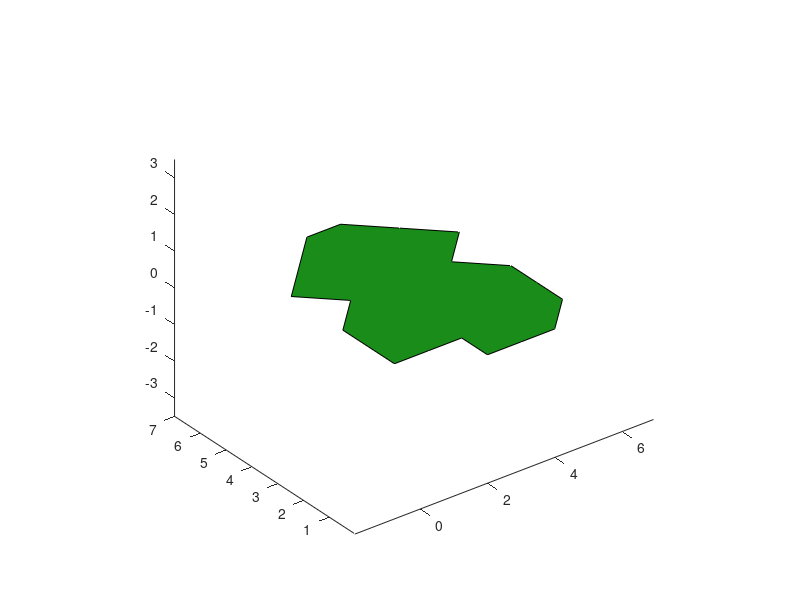

The MATLAB source for this figure: (Note: this script raises an error after producing the figure.)
% Clear the workspace
clear;      % Clear the workspace
clc;        % Clear the command window
close all;  % Close all the figure
axis equal; % Set the axis equal, to show the entity in the same size
axis vis3d;

pts = [0, 0, 0, 1, 0, 1, 2, 3, 4, 5, 4, 5, 5, 5, 4, 3, 2, 2, 1;
       1, 2, 3, 4, 5, 6, 7, 7, 6, 5, 4, 3, 2, 1, 0, 0, 0, 1, 1;
       0, 0, 0, 0, 0, 0, 0, 0, 0, 0, 0, 0, 0, 0, 0, 0, 0, 0, 0];

X = pts(1, :);
Y = pts(2, :);
Z = pts(3, :);

% disp(X)
% disp(Y)
% disp(Z)



hold on;

% plot3(X, Y, Z, 'o');
fill3(X, Y, Z, [0 0.5 0], 'FaceAlpha', 0.9);


%% Earcut
tris = [];
n = size(pts, 2);
disp(['Total vertex: ', num2str(n)]);
if n > 3

end

disp(polyDirection3D(pts))

disp(polyDirection3D(pts(:,end:-1:1)))

tris = triangulate(pts(:,end:-1:1));
disp(tris)

function tris = triangulate(poly3D)
    % poly3D: 3×N Polygon points (clockwise order and no self-intersection)
    % tris:   3×3×T Triangle mesh in world coordinates
    
    [poly2D, frame] = toLocal2D(poly3D);
    
    % Earcut
    tris2D = earClip2D(poly2D);
    
    % Project to 3D
    tris = toWorld3D(tris2D, frame);
end

function tris = toWorld3D(tris2D, frame)
    T = size(tris2D, 3);
    tris = zeros(3, 3, T);
    
    for i = 1:T
        for j = 1:3
            p2 = tris2D(:, j, i);      % 2×1 [x; y]
            x = p2(1);
            y = p2(2);
            
            p3 = frame.origin + x * frame.u_axis + y * frame.v_axis;
            tris(:, j, i) = p3;
        end
    end
end

function [poly2D, frame] = toLocal2D(poly3D)
    n = size(poly3D, 2);
    origin = poly3D(:, 1);
    
    % Calculate normal vector
    normal = [0; 0; 0];
    for i = 1:n
        v1 = poly3D(:, i);
        v2 = poly3D(:, mod(i, n) + 1);
        v3 = poly3D(:, mod(i+1, n) + 1);
        e1 = v2 - v1;
        e2 = v3 - v2;
        normal = normal + cross(e1, e2);
    end
    normal = normal / norm(normal);
    
    % Calculate u_axis (longest edge direction)
    max_len = 0;
    u_axis = [1; 0; 0];
    for i = 1:n
        j = mod(i, n) + 1;
        edge = poly3D(:, j) - poly3D(:, i);
        len = norm(edge);
        if len > max_len
            max_len = len;
            u_axis = edge / len;
        end
    end
    
    % Calculate v_axis (orthogonal direction)
    v_axis = cross(normal, u_axis);
    v_axis = v_axis / norm(v_axis);
    u_axis = cross(v_axis, normal);
    u_axis = u_axis / norm(u_axis);
    
    % Project to 2D
    poly2D = zeros(2, n);
    for i = 1:n
        diff = poly3D(:, i) - origin;
        poly2D(1, i) = dot(diff, u_axis);
        poly2D(2, i) = dot(diff, v_axis);
    end
    
    % Pack the frame
    frame.u_axis = u_axis;
    frame.v_axis = v_axis;
    frame.normal = normal;
    frame.origin = origin;
end

function tris2D = earClip2D(poly2D)
    % poly2D: 2×N local 2D vertices (assumed counter-clockwise, no-intersecting)
    % tris2D: 2×3×T output triangles (2D vertices)
    
    n = size(poly2D, 2);
    
    if n == 3
        tris2D = reshape(poly2D, 2, 3, 1);
        return;
    end
    
    % Active vertex list (circular linked list)
    vertices = 1:n;
    numV = n;
    
    % Preallocate triangle storage
    tris_list = cell(n - 2, 1);
    triCount = 0;
    
    V = poly2D;  % Local reference, to avoid repeated indexing
    
    while numV > 3
        earFound = false;
        
        % Traverse all active vertices
        for i = 1:numV
            % Circular neighbor indices
            prev_idx = mod(i - 2 + numV, numV) + 1;
            next_idx = mod(i, numV) + 1;
            
            v_prev = vertices(prev_idx);
            v_curr = vertices(i);
            v_next = vertices(next_idx);
            
            % Check if the triangle is an ear triangle
            if isEar2D(V, v_prev, v_curr, v_next, vertices(1:numV))
                % Store triangle coordinates
                triCount = triCount + 1;
                tris_list{triCount} = [V(:, v_prev), V(:, v_curr), V(:, v_next)];
                
                % Remove ear vertex
                vertices(i) = [];
                numV = numV - 1;
                earFound = true;
                break;  % Restart search
            end
        end
        
        if ~earFound
            error('Earcut failed: No ear triangle found, polygon may be self-intersecting or not simple');
        end
    end
    
    % Last triangle formed by the remaining 3 vertices
    triCount = triCount + 1;
    tris_list{triCount} = [V(:, vertices(1)), V(:, vertices(2)), V(:, vertices(3))];
    
    % Assemble into 2×3×T array
    tris2D = zeros(2, 3, triCount);
    for i = 1:triCount
        tris2D(:, :, i) = tris_list{i};
    end
end

function flag = isEar2D(V, v_prev, v_curr, v_next, activeVerts)
    % V: 2xN, all vertices coordinates (local 2D)
    % v_prev, v_curr, v_next: three vertex indices
    % activeVerts: current active vertex indices list
    
    p_prev = V(:, v_prev);
    p_curr = V(:, v_curr);
    p_next = V(:, v_next);
    
    % Convex angle check (2D cross product)
    e1 = p_prev - p_curr;
    e2 = p_next - p_curr;
    cross_z = e1(1) * e2(2) - e1(2) * e2(1);
    
    if cross_z <= 1e-12
        flag = false;
        return;
    end
    
    % Triangle internal check
    tri = [p_prev, p_curr, p_next];
    
    for i = 1:length(activeVerts)
        v = activeVerts(i);
        if v == v_prev || v == v_curr || v == v_next
            continue;
        end
        
        p = V(:, v);
        if pointInTriangle2D(p, tri)
            flag = false;
            return;
        end
    end
    
    flag = true;
end

function flag = pointInTriangle2D(p, tri)
    % p: 2×1 point in [x, y]
    % tri: 2×3 triangle vertices [v1, v2, v3]
    % flag: true = point p in triangle tri
    
    % get the coordinates of the point and the triangle vertices
    px = p(1);  py = p(2);
    x1 = tri(1, 1);  y1 = tri(2, 1);
    x2 = tri(1, 2);  y2 = tri(2, 2);
    x3 = tri(1, 3);  y3 = tri(2, 3);
    
    % Calculate the denominator, use 'Cramer's Rule'
    denom = (y2 - y3) * (x1 - x3) + (x3 - x2) * (y1 - y3);
    
    % Degenerate triangle check
    if abs(denom) < 1e-15
        flag = false;
        return;
    end
    
    % Calculate the barycentric coordinates
    a = ((y2 - y3) * (px - x3) + (x3 - x2) * (py - y3)) / denom;
    b = ((y3 - y1) * (px - x3) + (x1 - x3) * (py - y3)) / denom;
    c = 1 - a - b;
    
    % Strict internal check (excluding boundary, to avoid colinear vertex problem)
    eps = 1e-10;
    flag = (a > eps) && (b > eps) && (c > eps);
end

function dir = polyDirection(pts)
    n = size(pts, 2);

    area = sum(pts(1, 1:n) .* pts(2, [2:n, 1]) - pts(1, [2:n, 1]) .* pts(2, 1:n));

    dir = sign(area);
end

function dir = polyDirection3D(pts)
    % Find the best direction of the polygon
    normal = cross(pts(:, 2) - pts(:, 1), pts(:, 3) - pts(:, 1));
    [~, maxDim] = max(abs(normal));

    % Project on other two dimensions
    dims = setdiff([1, 2, 3], maxDim);
    ptsProj = pts(dims, :);

    dir = polyDirection(ptsProj);
end
